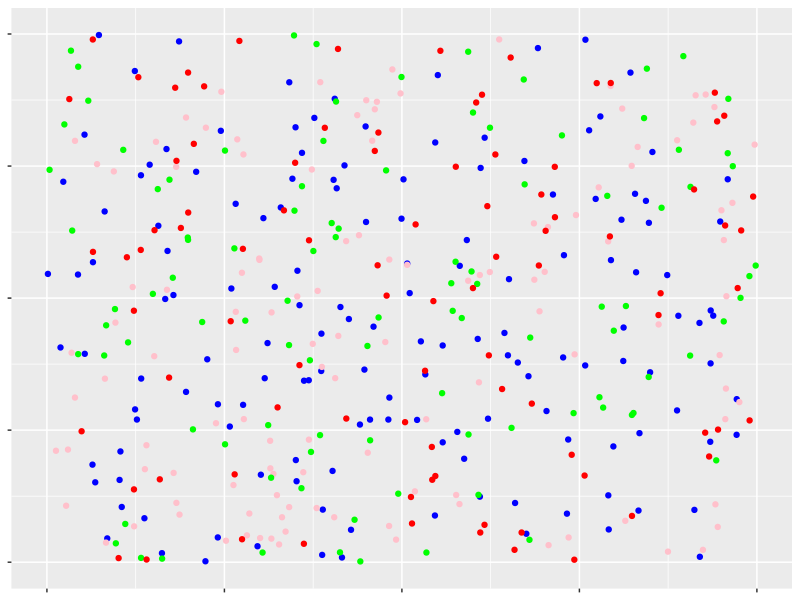
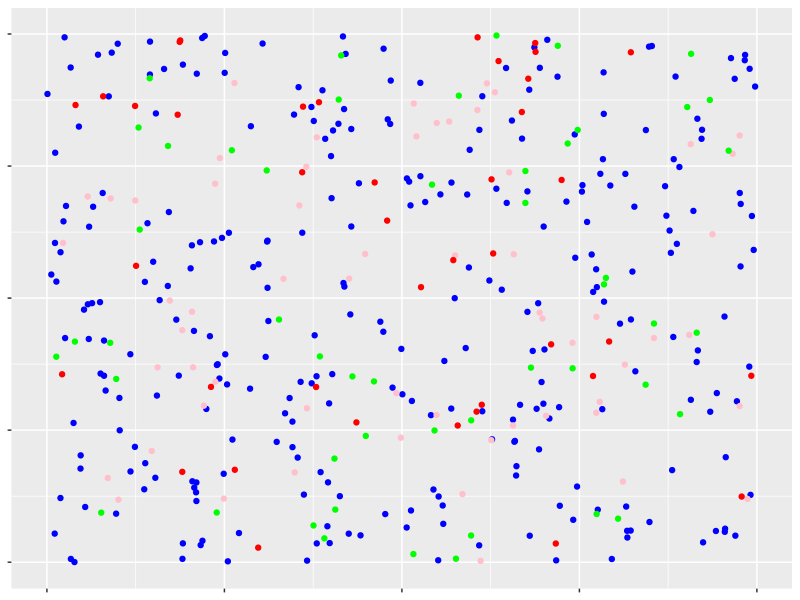

R code for these plots, in order:
## ---- chunk 1
knitr::opts_chunk$set(echo = TRUE)
library(kableExtra)
## ---- chunk 2
rm(list = ls())
## ---- chunk 3
if(!require(ggplot2)){
    install.packages("ggplot2")
    library(ggplot2)
}
num_blue <- 150
num_pink <- 120
num_green <- 100
num_red <- 90

# Δημιουργία τυχαίων θέσεων για κάθε χρώμα
blue_points <- data.frame(x = runif(num_blue), y = runif(num_blue))
pink_points <- data.frame(x = runif(num_pink), y = runif(num_pink))
green_points <- data.frame(x = runif(num_green), y = runif(num_green))
red_points <- data.frame(x = runif(num_red), y = runif(num_red))

# Δημιουργία του γραφήματος
plot1 <- ggplot() +
  geom_point(data = blue_points, aes(x, y), color = "blue") +
  geom_point(data = pink_points, aes(x, y), color = "pink") +
  geom_point(data = green_points, aes(x, y), color = "green") +
  geom_point(data = red_points, aes(x, y), color = "red") +
  xlim(0, 1) + ylim(0, 1) +  # Ορισμός των ορίων της ορθογώνιας περιοχής
  theme(axis.text.x = element_blank(), axis.text.y = element_blank(),  # Αφαίρεση των αριθμών των άξονων
        axis.title.x = element_blank(), axis.title.y = element_blank())  # Αφαίρεση των ενδείξεων x και y

plot1
## ---- chunk 4
if(!require(ggplot2)){
    install.packages("ggplot2")
    library(ggplot2)
}
num_blue <- 290
num_pink <- 60
num_green <- 50
num_red <- 40

# Δημιουργία τυχαίων θέσεων για κάθε χρώμα
blue_points <- data.frame(x = runif(num_blue), y = runif(num_blue))
pink_points <- data.frame(x = runif(num_pink), y = runif(num_pink))
green_points <- data.frame(x = runif(num_green), y = runif(num_green))
red_points <- data.frame(x = runif(num_red), y = runif(num_red))

# Δημιουργία του γραφήματος
plot1 <- ggplot() +
  geom_point(data = blue_points, aes(x, y), color = "blue") +
  geom_point(data = pink_points, aes(x, y), color = "pink") +
  geom_point(data = green_points, aes(x, y), color = "green") +
  geom_point(data = red_points, aes(x, y), color = "red") +
  xlim(0, 1) + ylim(0, 1) +  # Ορισμός των ορίων της ορθογώνιας περιοχής
  theme(axis.text.x = element_blank(), axis.text.y = element_blank(),  # Αφαίρεση των αριθμών των άξονων
        axis.title.x = element_blank(), axis.title.y = element_blank())  # Αφαίρεση των ενδείξεων x και y

plot1
## ---- chunk 5
if(!require(readxl)){
    install.packages("readxl")
    library(readxl)
}
ekloges9600 <- readxl::read_excel("ekloges9600.xlsx")
knitr::kable(ekloges9600) %>%
  kable_styling("striped", full_width = F) %>%
  scroll_box(width = "max-content", height = "200px")
## ---- chunk 6
shannon_diversity <- function(my_freq) {
  s <- sum(my_freq)
  temp <- my_freq/s
  sh <- -sum(temp*log2(temp))
  sh
}
## ---- chunk 7
etos1996 <- ekloges9600$etos == 1996
psifoi1996 <- ekloges9600[etos1996,"psifoi"]
etos2000 <- ekloges9600$etos == 2000
psifoi2000 <- ekloges9600[etos2000,"psifoi"]
## ---- chunk 8
shannon_diversity(psifoi1996)
shannon_diversity(psifoi2000)
## ---- chunk 9
shannon_diversity_max <- function(my_freq) {
  sh <- log2(length(my_freq))
  sh
}
## ---- chunk 10
shannon_diversity_max(psifoi1996)
shannon_diversity_max(psifoi2000)
## ---- chunk 11
psifoi1996L <- unlist(psifoi1996)
psifoi2000L <- unlist(psifoi2000)
## ---- chunk 12
shannon_diversity_max(psifoi1996L)
shannon_diversity_max(psifoi2000L)
## ---- chunk 13
length(psifoi1996L)
length(psifoi2000L)
## ---- chunk 14
shannon_equitability <- function(my_freq) {
  s <- sum(my_freq)
  temp <- my_freq/s
  shd <- -sum(temp*log2(temp))
  shm <- log2(length(my_freq))
  sh <- shd/shm
  sh
}
## ---- chunk 15
shannon_equitability(psifoi1996L)
shannon_equitability(psifoi2000L)
